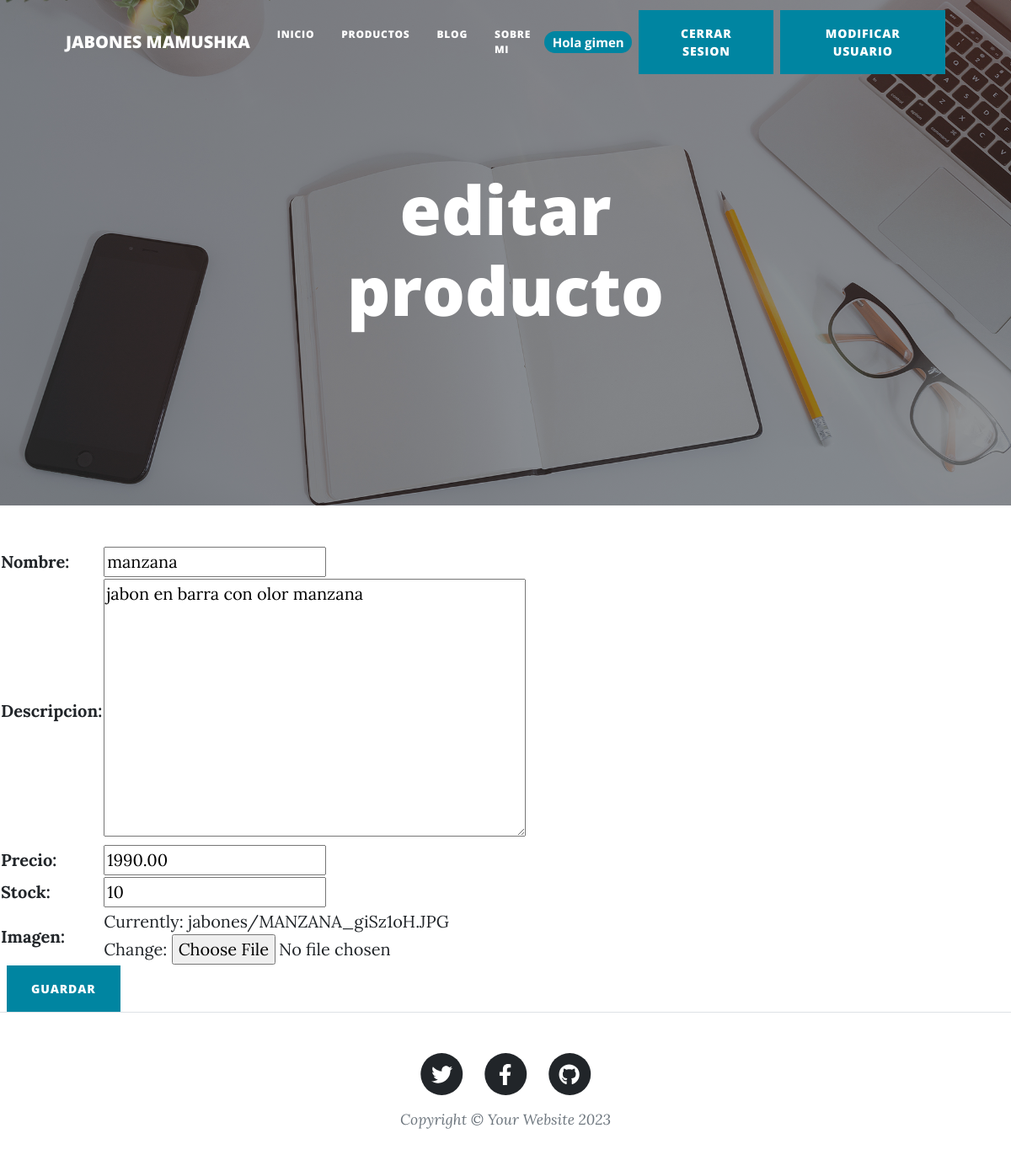
Page /appweb/EditarProductos/manzana (signed in) on the committed database.
### appweb/models.py (models this page shows)
class Producto(models.Model):
    nombre = models.CharField(max_length=100)
    descripcion = models.TextField()
    precio = models.DecimalField(max_digits=10, decimal_places=2)
    stock = models.PositiveIntegerField()
    imagen = models.ImageField(upload_to='jabones', null=True)

### appweb/views.py (the view)
# urls.py: path("EditarProductos/<producto_nombre>", editarProducto, name="EditarProductos"), #modificar los productos
@login_required
def editarProducto(request,producto_nombre):
    producto = Producto.objects.get(nombre=producto_nombre)
    if request.method == "POST":
        miFormulario = ProductoFormulario(request.POST, request.FILES)
        if miFormulario.is_valid():
            informacion = miFormulario.cleaned_data
            producto.nombre = informacion['nombre']
            producto.descripcion = informacion['descripcion']
            producto.precio = informacion['precio']
            producto.stock = informacion['stock']
            producto.imagen = informacion['imagen']
            producto.save()
            return render(request, "appweb/inicio.html")
    else:
        miFormulario= ProductoFormulario(initial={'nombre':producto.nombre, 'descripcion':producto.descripcion,'precio':producto.precio, 'stock':producto.stock, 'imagen':producto.imagen})
    return render(request, "appweb/productos/editar_producto.html",{"miFormulario":miFormulario, "resultado_producto": producto})

### appweb/forms.py
class ProductoFormulario(forms.ModelForm):
    class Meta:
        model = Producto
        fields = ['nombre', 'descripcion', 'precio', 'stock', 'imagen']

### appweb/templates/appweb/productos/editar_producto.html (shortened to what this page needs)
{% extends 'appweb/padre.html' %}
{% block titulo %}
editar producto
{% endblock%}
{% block contenido %}
<form action="" enctype="multipart/form-data"  method="POST"> {%csrf_token%}
    <table>
        {{miFormulario.as_table}}
    </table>
    <input class="btn btn-primary text-uppercase ms-2" type="submit", value="guardar"">
</form>
{% endblock %}

### appweb/templates/appweb/padre.html (shortened to what this page needs)
<!DOCTYPE html>
<html lang="en">
    <head>
        {% load static %}
        <link href="{% static 'appweb/css/styles.css' %}" rel="stylesheet" />
    </head>
    <body>
        <nav class="navbar navbar-expand-lg navbar-light" id="mainNav">
            <div class="container px-4 px-lg-5">
                <a class="navbar-brand" href="{% url 'Inicio'%}">JABONES MAMUSHKA</a>
                <div class="collapse navbar-collapse" id="navbarResponsive">
                        <ul class="navbar-nav ms-auto py-4 py-lg-0">
                            <li class="nav-item"><a class="nav-link px-lg-3 py-3 py-lg-4" href="{% url 'Inicio' %}" >Inicio</a></li>
                            <li class="nav-item"><a class="nav-link px-lg-3 py-3 py-lg-4" href="{% url 'Productos' %}">Productos</a></li>
                            <li class="nav-item"><a class="nav-link px-lg-3 py-3 py-lg-4" href="{% url 'Blog' %}">Blog</a></li>
                            <li class="nav-item"><a class="nav-link px-lg-3 py-3 py-lg-4" href="{% url 'about' %}">Sobre Mi</a></li>
                        </ul>
                        {% if user.is_authenticated %}
                        <span class="badge rounded-pill bg-primary">Hola  {{user.username}}</span>
                        <a class="btn btn-primary text-uppercase ms-2" href="{% url 'Logout' %}">Cerrar Sesion</a>
                        <a class="btn btn-primary text-uppercase ms-2" href="{% url 'EditarUsuario' %}">Modificar Usuario</a>
                        {% endif %}
                </div>
            </div>
        </nav>
        <header class="masthead" style="background-image: url('assets/img/home-bg.jpg')">
            <div class="container position-relative px-4 px-lg-5">
                <div class="row gx-4 gx-lg-5 justify-content-center">
                    <div class="col-md-10 col-lg-8 col-xl-7">
                        <div class="site-heading">
                            <h1>
                                {% block titulo %}
                                {% endblock %}
                            </h1>
                        </div>
                    </div>
                </div>
            </div>
        </header>
        {% block contenido %}
        {% endblock %}
        <footer class="border-top">
            <div class="container px-4 px-lg-5">
                <div class="row gx-4 gx-lg-5 justify-content-center">
                    <div class="col-md-10 col-lg-8 col-xl-7">
                        <ul class="list-inline text-center">
                            <li class="list-inline-item">
                                <a href="#!">
                                    <span class="fa-stack fa-lg">
                                        <i class="fas fa-circle fa-stack-2x"></i>
                                        <i class="fab fa-twitter fa-stack-1x fa-inverse"></i>
                                    </span>
                                </a>
                            </li>
                            <li class="list-inline-item">
                                <a href="#!">
                                    <span class="fa-stack fa-lg">
                                        <i class="fas fa-circle fa-stack-2x"></i>
                                        <i class="fab fa-facebook-f fa-stack-1x fa-inverse"></i>
                                    </span>
                                </a>
                            </li>
                            <li class="list-inline-item">
                                <a href="#!">
                                    <span class="fa-stack fa-lg">
                                        <i class="fas fa-circle fa-stack-2x"></i>
                                        <i class="fab fa-github fa-stack-1x fa-inverse"></i>
                                    </span>
                                </a>
                            </li>
                        </ul>
                        <div class="small text-center text-muted fst-italic">Copyright &copy; Your Website 2023</div>
                    </div>
                </div>
            </div>
        </footer>
    </body>
</html>

### rows in the picture
Producto: nombre "manzana", descripcion "jabon en barra con olor manzana", precio "1990.00", stock "10"

### other values in the picture
{{ user.username }} "gimen"
